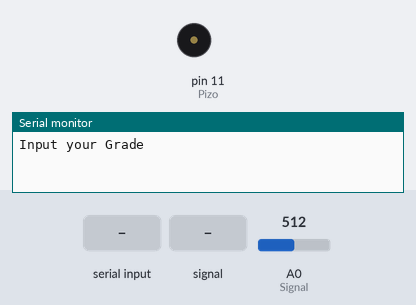
A sketch run on a simulated Arduino Uno, built with avr-gcc and run on an emulated ATmega328P. Parts: buzzer (waves = sounding), the last lines printed to the serial monitor. The inputs (shaded band) are chosen by the test bench; at power-on: A0 (Signal) = 512.

Above: at 0.9 s.
1.0 s: "90,45\n" received over Serial
At 1.4 s:
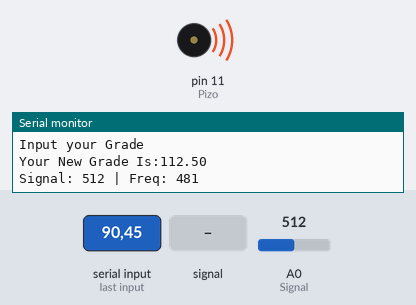
4.0 s: A0 (Signal) set to 361
7.0 s: A0 (Signal) set to 340
At 8.1 s:
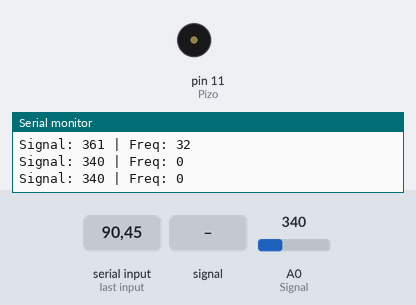
8.5 s: A0 (Signal) fed a 50 Hz sine of ±306 counts around its level
At 9.4 s:
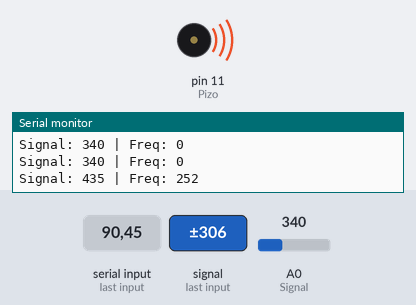
11.5 s: A0 (Signal) set to 511
At 12.4 s:
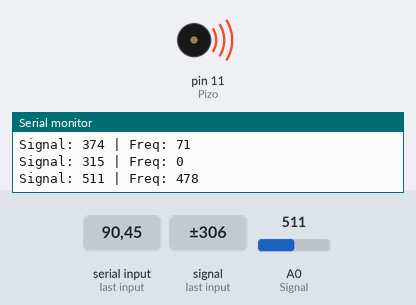
14.5 s: A0 (Signal) set to 306
At 14.9 s:
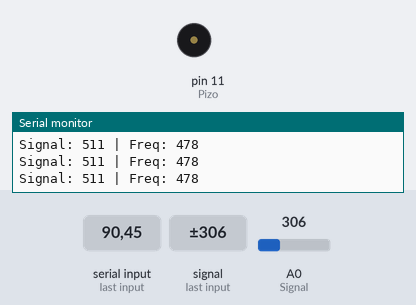
Timing chart, 0 to 17.0 s (numbered marks = the images above; inputs shaded):
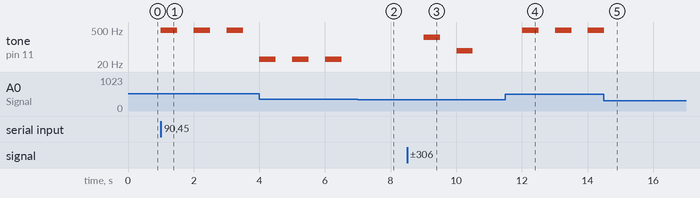

Measured:
- the behaviour switches between 351 and 350 on A0 (Signal) (found by bisection; images 1 and 2)
- after the input at 1.0 s, tone on pin 11 (Pizo): alternates 481 Hz for 0.50 s and silent for 0.50 s, starting at once
- after the input at 7.0 s, tone on pin 11 (Pizo): stays silent (without the input it goes to 32 Hz after 0.01 s)
- after the input at 8.5 s, tone on pin 11 (Pizo): silent → 252 Hz after 0.51 s, → silent 0.50 s later, → 71 Hz 0.50 s later, → silent 0.50 s later
- after the input at 11.5 s, tone on pin 11 (Pizo): alternates 478 Hz for 0.50 s and silent for 0.50 s, starting after 0.51 s
- after the input at 14.5 s, tone on pin 11 (Pizo): goes on until 14.5 s, then stays silent

The sketch:

map_and_constrain1.ino
```cpp
int Pizo = 11;
int Signal = A0;

int sig;
int Freq;
float G_1;

void setup() {
  Serial.begin(9600); // لمتابعة القيم
  pinMode(Pizo,OUTPUT);
  pinMode(Signal,INPUT);
  Serial.println("Input your Grade");
  while(Serial.available()== 0){}
  G_1 = Serial.parseInt();
  G_1 = map(G_1*100,0,400,0,500);
  Serial.print("Your New Grade Is:");
  Serial.println(G_1/100);
}

void loop() {
  // قراءة الأنالوج
  sig = analogRead(Signal);

  // تحويل القيمة لتردد بين 100Hz و 2000Hz (مش 0, علشان البازر يشتغل كويس)
  Freq = map(sig, 350, 1023, 0, 2000);
  Freq = constrain(Freq,0,2000);
  // تشغيل البازر
  tone(Pizo, Freq,1000);

  // طباعة Debug
  Serial.print("Signal: ");
  Serial.print(sig);
  Serial.print(" | Freq: ");
  Serial.println(Freq);

  delay(500); // زمن تحديث مناسب
  noTone(Pizo);
  delay(500);
}
```
